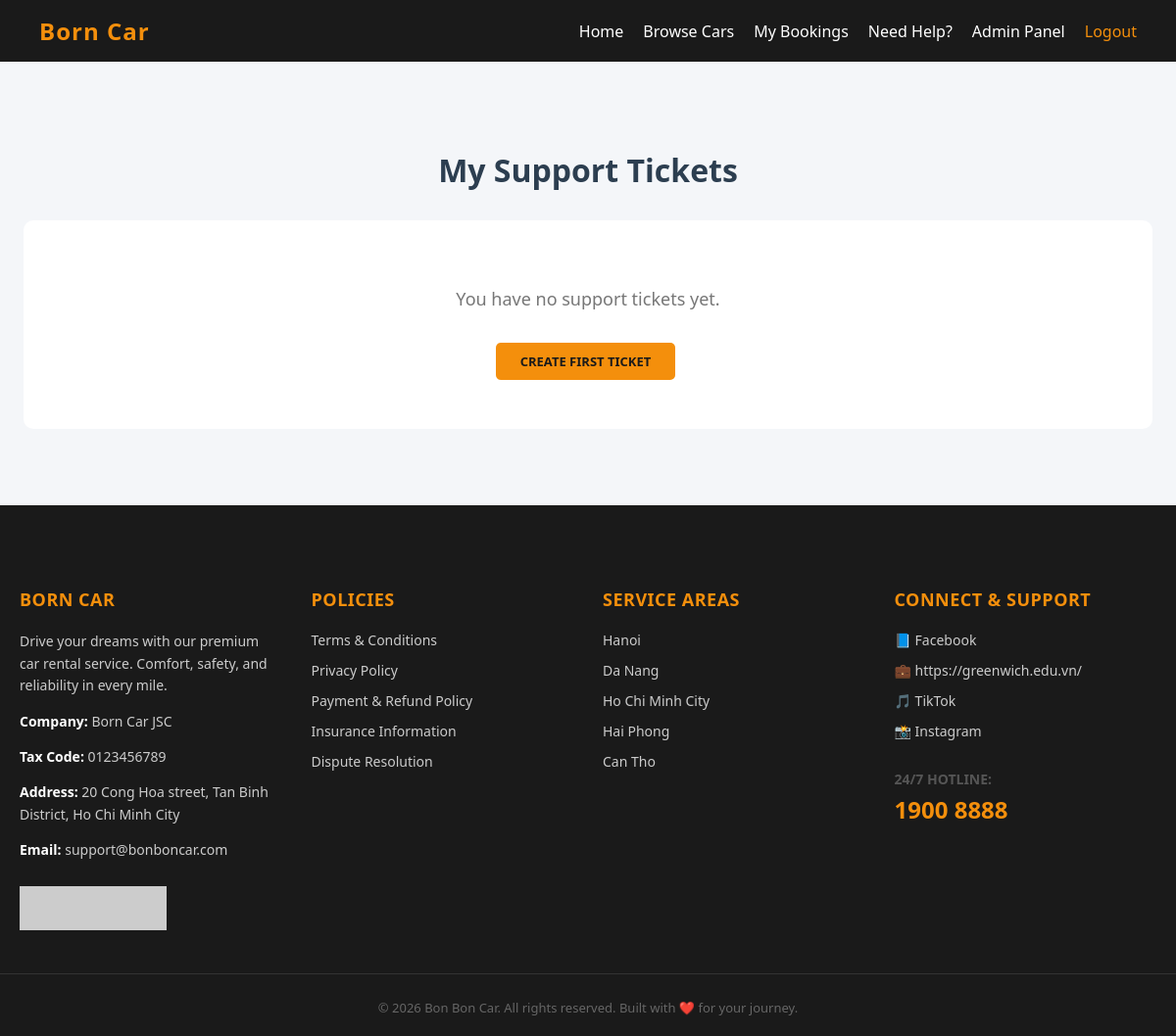
Page /index.php?action=support_list (signed in) on the earlier database version.
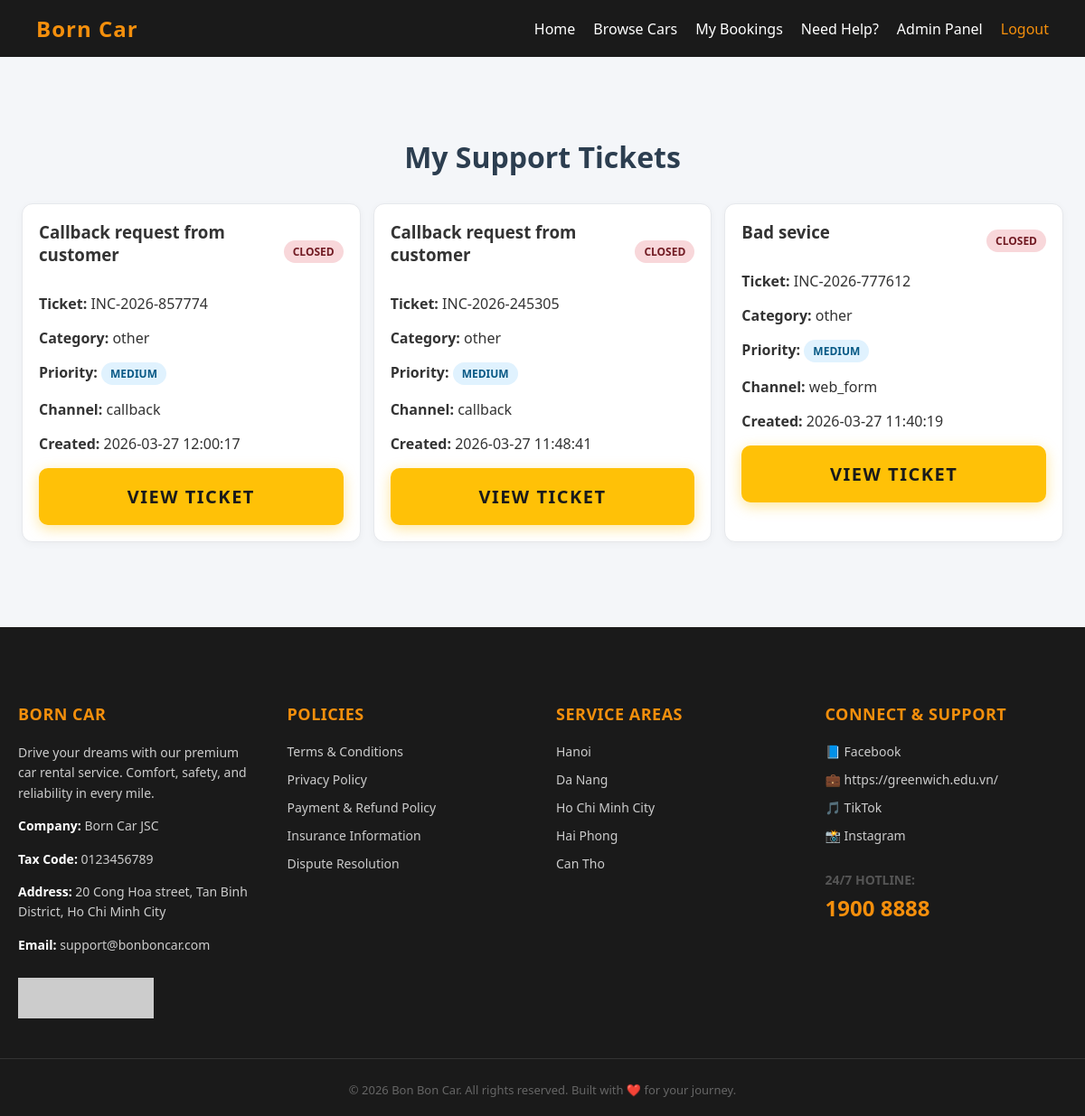
Same page on the later database version.
### tables this page shows
CREATE TABLE `incidents` (
  `id` bigint(20) UNSIGNED NOT NULL,
  `ticket_code` varchar(30) NOT NULL,
  `user_id` int(11) NOT NULL,
  `booking_id` int(11) DEFAULT NULL,
  `channel` enum('web_form','phone','callback','live_chat') NOT NULL DEFAULT 'web_form',
  `category` enum('booking_error','vehicle_issue','payment','app_bug','other') NOT NULL DEFAULT 'other',
  `priority` enum('low','medium','high','urgent') NOT NULL DEFAULT 'medium',
  `subject` varchar(200) NOT NULL,
  `description` text NOT NULL,
  `status` enum('new','open','in_progress','pending_user','resolved','closed') NOT NULL DEFAULT 'new',
  `assigned_admin_id` int(11) DEFAULT NULL,
  `created_at` timestamp NOT NULL DEFAULT current_timestamp(),
  `updated_at` timestamp NOT NULL DEFAULT current_timestamp() ON UPDATE current_timestamp(),
  `resolved_at` datetime DEFAULT NULL
);

### datafunctions/incident_functions.php (called while the page is built, shortened)
<?php
function getIncidentsByUserId(int $userId): array
{
    $db = getConnection();
    $sql = 'SELECT i.*, u.fullname AS assigned_admin_name
            FROM incidents i
            LEFT JOIN users u ON u.id = i.assigned_admin_id
            WHERE i.user_id = :user_id
            ORDER BY i.created_at DESC';
    $stmt = $db->prepare($sql);
    $stmt->execute([':user_id' => $userId]);
    return $stmt->fetchAll(PDO::FETCH_ASSOC);
}

### views/pages/support_list.php (the view, shortened to what this page needs)
<?php
$incidents = $incidents ?? [];
?>
<!DOCTYPE html>
<html lang="en">
<head>
    <link rel="stylesheet" href="css/style.css">
</head>
<body>
    <?php require_once __DIR__ . '/../layouts/header.php'; ?>
    <div class="container support-page">
        <h1 class="page-title">My Support Tickets</h1>
        <?php if (empty($incidents)): ?>
            <div class="no-data">
                <p>You have no support tickets yet.</p>
                <a href="index.php?action=support_create" class="btn-confirm">Create first ticket</a>
            </div>
        <?php else: ?>
            <div class="support-list-grid">
                <?php foreach ($incidents as $incident): ?>
                    <div class="incident-card">
                        <div class="incident-card-head">
                            <h3><?= htmlspecialchars((string) ($incident['subject'] ?? '')) ?></h3>
                            <span class="status-badge status-<?= htmlspecialchars((string) ($incident['status'] ?? 'new')) ?>">
                                <?= htmlspecialchars((string) ($incident['status'] ?? 'new')) ?>
                            </span>
                        </div>
                        <p><strong>Ticket:</strong> <?= htmlspecialchars((string) ($incident['ticket_code'] ?? '')) ?></p>
                        <p><strong>Category:</strong> <?= htmlspecialchars((string) ($incident['category'] ?? '')) ?></p>
                        <p>
                            <strong>Priority:</strong>
                            <span class="priority-badge priority-<?= htmlspecialchars((string) ($incident['priority'] ?? 'medium')) ?>">
                                <?= htmlspecialchars((string) ($incident['priority'] ?? 'medium')) ?>
                            </span>
                        </p>
                        <p><strong>Channel:</strong> <?= htmlspecialchars((string) ($incident['channel'] ?? 'web_form')) ?></p>
                        <p><strong>Created:</strong> <?= htmlspecialchars((string) ($incident['created_at'] ?? '')) ?></p>
                        <a href="index.php?action=support_detail&id=<?= (int) ($incident['id'] ?? 0) ?>" class="btn-book">View Ticket</a>
                    </div>
                <?php endforeach; ?>
            </div>
        <?php endif; ?>
    </div>
    <?php require_once __DIR__ . '/../layouts/footer.php'; ?>
</body>
</html>

### index.php (shortened to what this page needs)
<?php
$action = $_GET['action'] ?? 'home';
switch ($action) {
    case 'support_create':
    case 'support_list':
    case 'support_detail':
    case 'support_add_message':
    case 'callback_request':
    case 'admin_incidents':
    case 'admin_incident_detail':
    case 'admin_incident_update':
    case 'admin_incident_add_message':
    case 'admin_callbacks':
    case 'admin_callback_update':
        require_once 'controllers/IncidentController.php';
        break;
}

### controllers/IncidentController.php (shortened to what this page needs)
<?php
require_once __DIR__ . '/../datafunctions/incident_functions.php';
$action = $_GET['action'] ?? '';
switch ($action) {
    case 'support_list':
        $userId = (int) $_SESSION['user']['id'];
        $incidents = getIncidentsByUserId($userId);
        require_once __DIR__ . '/../views/pages/support_list.php';
        exit;
}

### views/layouts/header.php
<?php
$currentAction = $_GET['action'] ?? 'home';
$currentRequestUri = $_SERVER['REQUEST_URI'] ?? 'index.php?action=home';
$isLoggedIn = isset($_SESSION['user']);
$isAdmin = $isLoggedIn && (($_SESSION['user']['role'] ?? '') === 'admin');
function headerNavActiveClass(array $actions, string $currentAction): string
{
    return in_array($currentAction, $actions, true) ? 'active' : '';
}
?>
<div class="navbar">
    <div class="logo"><strong>Born Car</strong></div>
    <div class="nav-links">
        <a href="index.php?action=home" class="<?= headerNavActiveClass(['home'], $currentAction) ?>">Home</a>
        <a href="index.php?action=browse_cars" class="<?= headerNavActiveClass(['browse_cars', 'car_detail', 'book_form', 'book_preview', 'payment_gateway', 'process_payment', 'booking_success', 'edit_booking', 'update_booking'], $currentAction) ?>">Browse Cars</a>
        <?php if ($isLoggedIn): ?>
            <a href="index.php?action=my_bookings" class="<?= headerNavActiveClass(['my_bookings'], $currentAction) ?>">My Bookings</a>
            <a href="index.php?action=support_create" class="<?= headerNavActiveClass(['support_create', 'support_list', 'support_detail'], $currentAction) ?>">Need Help?</a>
            <?php if ($isAdmin): ?>
                <a href="index.php?action=admin_dashboard" class="<?= headerNavActiveClass(['admin_dashboard', 'admin_cars', 'admin_delete_car', 'admin_add_car', 'admin_edit_car', 'admin_users', 'admin_edit_user', 'admin_delete_user', 'admin_bookings', 'admin_update_booking', 'admin_incidents', 'admin_incident_detail', 'admin_incident_update', 'admin_incident_add_message', 'admin_callbacks', 'admin_callback_update'], $currentAction) ?>">Admin Panel</a>
            <?php endif; ?>
            <a href="index.php?action=logout&return_to=<?= urlencode($currentRequestUri) ?>" class="nav-link-accent">Logout</a>
        <?php else: ?>
            <a href="#" data-auth-open="login">Login</a>
        <?php endif; ?>
    </div>
</div>

### views/layouts/footer.php (shortened to what this page needs)
<footer class="site-footer">
    <div class="footer-container">
        <div class="footer-col">
            <h4 class="footer-brand-title">Born Car</h4>
            <p>Drive your dreams with our premium car rental service. Comfort, safety, and reliability in every mile.</p>
            <p><strong>Company:</strong> Born Car JSC</p>
            <p><strong>Tax Code:</strong> 0123456789</p>
            <p><strong>Address:</strong> 20 Cong Hoa street, Tan Binh District, Ho Chi Minh City</p>
            <p><strong>Email:</strong> support@bonboncar.com</p>
            <img src="https://dummyimage.com/150x45/dc3545/ffffff.png&text=Bo+Cong+Thuong" alt="Da Thong Bao Bo Cong Thuong" class="bct-logo">
        </div>
        <div class="footer-col">
            <h4>Policies</h4>
            <ul>
                <li><a href="#">Terms & Conditions</a></li>
                <li><a href="#">Privacy Policy</a></li>
                <li><a href="#">Payment & Refund Policy</a></li>
                <li><a href="#">Insurance Information</a></li>
                <li><a href="#">Dispute Resolution</a></li>
            </ul>
        </div>
        <div class="footer-col">
            <h4>Service Areas</h4>
            <ul>
                <li><a href="#">Hanoi</a></li>
                <li><a href="#">Da Nang</a></li>
                <li><a href="#">Ho Chi Minh City</a></li>
                <li><a href="#">Hai Phong</a></li>
                <li><a href="#">Can Tho</a></li>
            </ul>
        </div>
        <div class="footer-col">
            <h4>Connect & Support</h4>
            <ul>
                <li><a href="https://www.facebook.com/GreenwichVietnam">📘 Facebook</a></li>
                <li><a href="#">💼 https://greenwich.edu.vn/</a></li>
                <li><a href="https://www.tiktok.com/@uniofgreenwich">🎵 TikTok</a></li>
                <li><a href="#">📸 Instagram</a></li>
            </ul>
            <div class="footer-hotline-box">
                <span class="footer-hotline-label">24/7 Hotline:</span>
                <span class="hotline">1900 8888</span>
            </div>
        </div>
    </div>
    <div class="footer-bottom">
        &copy; <?= date('Y') ?> Bon Bon Car. All rights reserved. Built with ❤️ for your journey.
    </div>
</footer>

### css/style.css (style rules this page uses)
body { font-family: "Segoe UI", Tahoma, Geneva, Verdana, sans-serif; background-color: #f4f6f8; margin: 0; color: #333; }
.navbar { background-color: #1a1a1a; color: #fff; padding: 15px 40px; display: flex; justify-content: space-between; gap: 20px; align-items: center; }
.navbar .nav-links { display: flex; align-items: center; justify-content: flex-end; gap: 20px; margin-left: auto; }
.navbar .logo strong { font-size: 24px; color: #f48f0c; letter-spacing: 1px; }
.navbar a { color: #fff; text-decoration: none; margin-left: 0; font-weight: 500; }
.container { max-width: 1300px; margin: 40px auto; padding: 0 20px; }
.btn-book { text-align: center; background-color: #ffc107; color: #1a1a1a; font-size: 20px; font-weight: 800; padding: 18px; border-radius: 10px; text-decoration: none; text-transform: uppercase; letter-spacing: 1.5px; transition: all 0.3s; box-shadow: 0 4px 15px rgba(255, 193, 7, 0.4); margin-top: 10px; width: 100%; box-sizing: border-box; display: block; }
.page-title { text-align: center; color: #2c3e50; margin-bottom: 30px; font-size: 32px; font-weight: 700; }
body { background-color: #f4f6f9; margin: 0; font-family: "Segoe UI", Tahoma, Geneva, Verdana, sans-serif; }
.site-footer { background-color: #1a1a1a; color: #fff; padding: 60px 0 20px; margin-top: 50px; font-size: 14px; }
.footer-container { max-width: 1300px; margin: 0 auto; padding: 0 20px; display: flex; flex-wrap: wrap; justify-content: space-between; gap: 30px; }
.footer-col { flex: 1; min-width: 200px; }
.footer-col h4 { color: #f48f0c; margin-bottom: 20px; font-size: 18px; font-weight: 600; text-transform: uppercase; letter-spacing: 0.5px; }
.footer-col p { line-height: 1.6; color: #ccc; margin-bottom: 10px; }
.footer-col strong { color: #fff; }
.footer-col ul { list-style: none; padding: 0; margin: 0; }
.footer-col ul li { margin-bottom: 12px; }
.footer-col ul li a { color: #ccc; text-decoration: none; transition: all 0.3s ease; display: inline-block; }
.hotline { display: block; font-size: 24px; color: #f48f0c; font-weight: 800; margin-top: 5px; }
.bct-logo { margin-top: 15px; max-width: 150px; filter: grayscale(100%); transition: filter 0.3s; }
.footer-bottom { border-top: 1px solid #333; margin-top: 40px; padding-top: 25px; text-align: center; color: #666; font-size: 13px; }
.footer-brand-title { color: #f48f0c; font-size: 22px; letter-spacing: 1px; }
.footer-hotline-box { margin-top: 30px; }
.footer-hotline-label { font-size: 14px; color: #555; text-transform: uppercase; font-weight: 700; }
.nav-link-accent { color: #f48f0c !important; }
.support-page { padding: 28px 24px; }
.incident-card { background: #ffffff; border: 1px solid #e6e8ec; border-radius: 12px; padding: 18px; margin-bottom: 16px; box-shadow: 0 2px 8px rgba(0, 0, 0, 0.04); }
.incident-card h2, .incident-card h3, .incident-card p { margin-top: 0; }
.incident-card-head { display: flex; justify-content: space-between; align-items: center; gap: 12px; margin-bottom: 12px; }
.status-badge, .priority-badge { display: inline-flex; align-items: center; padding: 4px 10px; border-radius: 999px; font-size: 12px; font-weight: 700; text-transform: uppercase; }
.status-badge { background: #edf2f7; color: #2d3748; }
.status-badge.status-closed { background: #f8d7da; color: #721c24; }
.priority-badge { background: #e2e8f0; color: #334155; }
.priority-badge.priority-medium { background: #e0f2fe; color: #075985; }
.support-list-grid { display: grid; grid-template-columns: repeat(auto-fit, minmax(240px, 1fr)); gap: 14px; }
.btn-confirm { flex: 2; padding: 15px; background: #f48f0c; color: #1a1a1a; border: none; font-size: 16px; font-weight: bold; border-radius: 6px; cursor: pointer; transition: all 0.3s; text-transform: uppercase; }
.no-data { text-align: center; padding: 50px; background: #fff; border-radius: 10px; color: #777; font-size: 18px; }
.no-data a { display: inline-block; margin-top: 15px; background: #f48f0c; color: #1a1a1a; padding: 10px 25px; text-decoration: none; font-weight: bold; border-radius: 5px; }
.btn-confirm { background-color: #f48f0c; color: #1a1a1a; border: none; padding: 6px 12px; border-radius: 4px; cursor: pointer; font-weight: bold; font-size: 13px; margin-right: 5px; }

Differences in the rows shown:
added incidents: subject "Callback request from customer", status "CLOSED", ticket_code "INC-2026-857774", category "other", priority "MEDIUM", channel "callback", created_at "2026-03-27 12:00:17"
added incidents: subject "Callback request from customer", status "CLOSED", ticket_code "INC-2026-245305", category "other", priority "MEDIUM", channel "callback", created_at "2026-03-27 11:48:41"
added incidents: subject "Bad sevice", status "CLOSED", ticket_code "INC-2026-777612", category "other", priority "MEDIUM", channel "web_form", created_at "2026-03-27 11:40:19"
Other differences:
text no longer shown: "You have no support tickets yet. CREATE FIRST TICKET"
